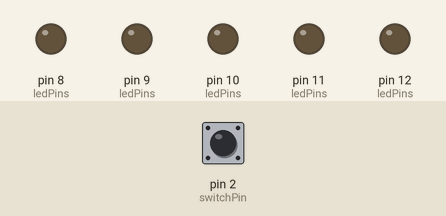
A sketch run on a simulated Arduino Uno, built with avr-gcc and run on an emulated ATmega328P. Parts: output pins drawn as LEDs (lit = HIGH). Dashed ring = blinking. The inputs (shaded band) are chosen by the test bench; at power-on: pin 2 (switchPin) HIGH.

Above: at 1.2 s.
1.3 s: pin 2 (switchPin) pulled LOW for 0.15 s
At 1.56 s:
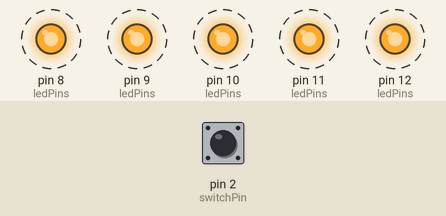
4.3 s: pin 2 (switchPin) pulled LOW for 1 s
At 4.6 s:
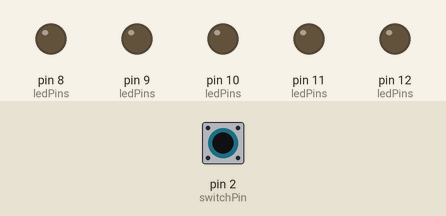
6.8 s: pin 2 (switchPin) pulled LOW for 3.2 s
At 7.06 s:
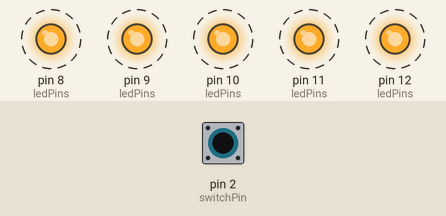
Timing chart, 0 to 17.5 s (numbered marks = the images above; inputs shaded):
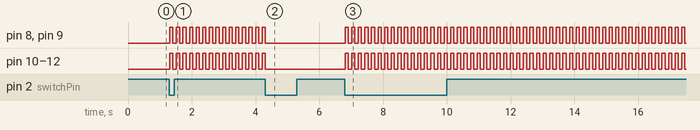

The sketch:

bike_light_5_leds.ino
```cpp
int switchPin = 2;
int ledPins[] = {8, 9, 10, 11, 12};
int buttonState;
int curState;
int curState2;
bool lightMode = 0;

void setup() {
  // put your setup code here, to run once:
  pinMode(switchPin, INPUT);
  for (int ledPin: ledPins){
    pinMode(ledPin, OUTPUT);
  }

  buttonState = digitalRead(switchPin);
}

void loop() {
  // put your main code here, to run repeatedly:

  curState = digitalRead(switchPin);
  // take a second reading to account for bouncy switches
  delay(7);
  curState2 = digitalRead(switchPin);

  //when button is pressed, change light state (but only once)
  if((curState != buttonState) && (curState == curState2)){ // when button is pressed, turn on or off
    if(curState == LOW){ // button just pressed
      lightMode = !lightMode;
    }
    buttonState = curState;
  }

  if(lightMode == 1){
    for(int ledPin: ledPins){
     digitalWrite(ledPin, HIGH);
    }

    //making light blinky
    delay(100);

    for(int ledPin: ledPins){
     digitalWrite(ledPin, LOW);
    }

    delay(100);

  } else{
    for(int ledPin: ledPins){
      digitalWrite(ledPin, LOW);
    }
  }


  // if(curState == LOW){ // button pushed
  //   for(int ledPin: ledPins){
  //     digitalWrite(ledPin, HIGH);
  //   }
  // }
  // else{
  //   for(int ledPin: ledPins){
  //     digitalWrite(ledPin, LOW);
  //   }
  // }


}
```

Measured:
- after the input at 1.3 s, pin 8 (ledPins), pin 9 (ledPins), pin 10 (ledPins), pin 11 (ledPins), pin 12 (ledPins): alternates HIGH for 0.10 s and LOW for 0.11 s, starting at once
- after the input at 4.3 s, pin 8 (ledPins), pin 9 (ledPins), pin 10 (ledPins), pin 11 (ledPins), pin 12 (ledPins): goes on until 4.3 s, then stays LOW
- after the input at 6.8 s, pin 8 (ledPins), pin 9 (ledPins), pin 10 (ledPins), pin 11 (ledPins), pin 12 (ledPins): alternates HIGH for 0.10 s and LOW for 0.11 s, starting at once
